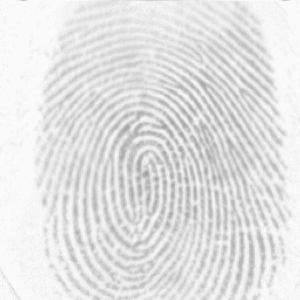
#> input picture images/set1_2.tif, 300 x 300 px; its folder holds 5 pictures in this run
$ python main.py
#> lines starting #> are read from the running program, lines starting #| are printed output that depends on the picture; after the words box and inside, x2 and y2 are one past the last pixel; in counts of white or black regions, pixels touching at a corner belong together
### patterns.py
import numpy as np


def load_terminations():
    term_1 = np.array([[1,0,1],
                       [1,0,1],
                       [1,1,1]])
    term_2 = np.array([[1,1,1],
                       [1,0,0],
                       [1,1,1]])
    term_3 = np.array([[1,1,1],
                       [1,0,1],
                       [1,0,1]])
    term_4 = np.array([[1,1,1],
                       [0,0,1],
                       [1,1,1]])
    term_5 = np.array([[1,1,0],
                       [1,0,1],
                       [1,1,1]])
    term_6 = np.array([[1,1,1],
                       [1,0,1],
                       [1,1,0]])
    term_7 = np.array([[1,1,1],
                       [1,0,1],
                       [0,1,1]])
    term_8 = np.array([[0,1,1],
                       [1,0,1],
                       [1,1,1]])
    term_stack = np.stack((term_1, term_2, term_3, term_4, term_5, term_6, term_7, term_8))

    return term_stack


def load_bifurcations():
    bif_1 = np.array([[0,1,0],
                      [1,0,1],
                      [1,0,1]])
    bif_2 = np.array([[1,0,1],
                      [1,0,1],
                      [0,1,0]])
    bif_3 = np.array([[0,1,1],
                      [1,0,0],
                      [0,1,1]])
    bif_4 = np.array([[1,1,0],
                      [0,0,1],
                      [1,1,0]])
    bif_5 = np.array([[1,0,1],
                      [0,0,0],
                      [1,1,1]])
    bif_6 = np.array([[1,1,1],
                      [0,0,0],
                      [1,0,1]])
    bif_7 = np.array([[1,0,1],
                      [0,0,1],
                      [1,0,1]])
    bif_8 = np.array([[1,0,1],
                      [1,0,0],
                      [1,0,1]])
    bif_9 = np.array([[0,1,0],
                      [1,0,1],
                      [0,1,1]])
    bif_10 = np.array([[0,1,1],
                       [1,0,1],
                       [0,1,0]])
    bif_11 = np.array([[0,1,0],
                       [1,0,1],
                       [1,1,0]])
    bif_12 = np.array([[1,1,0],
                       [1,0,1],
                       [0,1,0]])
    bif_13 = np.array([[1,0,1],
                       [0,0,0],
                       [0,1,1]])
    bif_14 = np.array([[1,0,1],
                       [0,0,0],
                       [1,1,0]])
    bif_15 = np.array([[0,1,1],
                       [0,0,0],
                       [1,0,1]])
    bif_16 = np.array([[1,1,0],
                       [0,0,0],
                       [1,0,1]])
    bif_17 = np.array([[1,1,0],
                       [0,0,1],
                       [1,0,1]])
    bif_18 = np.array([[1,0,1],
                       [1,0,0],
                       [0,1,1]])
    bif_19 = np.array([[1,0,1],
                       [0,0,1],
                       [1,1,0]])
    bif_20 = np.array([[0,1,1],
                       [1,0,0],
                       [1,0,1]])
    bif_21 = np.array([[1,0,1],
                       [1,0,0],
                       [0,0,1]])
    bif_22 = np.array([[0,0,1],
                       [1,0,0],
                       [1,0,1]])
    bif_23 = np.array([[1,0,0],
                       [0,0,1],
                       [1,0,1]])
    bif_24 = np.array([[1,0,1],
                       [0,0,1],
                       [1,0,0]])

    bif_stack = np.stack((bif_1, bif_2, bif_3, bif_4, bif_5, bif_6, bif_7, bif_8, bif_9, bif_10,
        bif_11, bif_12, bif_13, bif_14, bif_15, bif_16, bif_17, bif_18, bif_19, bif_20, bif_21,
            bif_22, bif_23, bif_24))

    return bif_stack

### main.py
import numpy as np
import matplotlib.pyplot as plt
import cv2 as cv
import skimage.morphology as morph
from patterns import load_terminations, load_bifurcations


image_dir = 'images/'

def check_channels(img):
    if len(img.shape) > 2:
        img = cv.cvtColor(img, cv.COLOR_BGR2GRAY) # cv version, value range is (0,255) instead of (0,1)

    return img


def greyscale(image):
    """ Converts pixel values of target image to greyscale by means of quadrature.
    """
    r,g,b = image[:,:,0], image[:,:,1], image[:,:,2]
    greyImg = np.sqrt(r.astype(float)**2 + g.astype(float)**2 + b.astype(float)**2)
    greyImg = greyImg/np.max(greyImg)

    return greyImg


def normalisation(image):
    """_summary_

    Args:
        image (arr): 2D array containing the greyscale pixel values of target image
    """
    mean = np.sum(image) / np.size(image)
    variance = np.sum((image - mean)**2) / np.size(image)

    desired_mean = 150
    desired_variance = 50

    normalised_image = np.where(image > mean, (desired_mean + np.sqrt(desired_variance*(image-mean)**2 / variance)), \
                                (desired_mean - np.sqrt(desired_variance*(image-mean)**2 / variance)))

    return normalised_image


def block_stack(arr, block_height, block_width):
    """
    Strips image array into blocks, storing the blocks in a stack.
    Returns an array of blocks shaped (n, block_height, block_width).
    """
    arr_height, _ = arr.shape
    return (arr.reshape(arr_height//block_height, block_height, -1, block_width)
               .swapaxes(1,2)
               .reshape(-1, block_height, block_width))


def unblockify(arr, image_height, image_width):
    """
    Reshapes a block stack (from block_stack()) of shape
    (n, block_height, block_width) into a 2D array of
    shape (image_height, image_width)
    """
    _, nrows, ncols = arr.shape
    return (arr.reshape(image_height//nrows, -1, nrows, ncols)
               .swapaxes(1,2)
               .reshape(image_height, image_width))


def segmentation(image, width=24):

    block_array = block_stack(image, width, width)

    mean_array = []
    variance_array = []
    for block in block_array:
        block_mean = np.mean(block)
        block_var = np.sum((block - block_mean)**2) / np.size(block)

        mean_array.append(block_mean)
        variance_array.append(block_var)


    global_block_mean = np.mean(mean_array)
    global_block_var = np.mean(variance_array)

    background_blocks1 = []
    background_blocks2 = []
    for index, block in enumerate(block_array):
        if (mean_array[index] > global_block_mean):
            background_blocks1.append(block)
    relative_mean = np.mean(background_blocks1)

    for index, block in enumerate(block_array):
        if (variance_array[index] < global_block_var):
            background_blocks2.append(block)
    relative_var = np.mean(background_blocks2)


    for index, block in enumerate(block_array):
        if (mean_array[index] > relative_mean) and (variance_array[index] < relative_var):
            block_array[index] = block_array[index] * 0

    segemented_image = unblockify(block_array, image.shape[0], image.shape[1])

    return segemented_image


def binarize(image, thresh=127, adaptive=False):
    """Basic image thresholding (binarization) using cv2.threshold
    """
    _, thresholded_img = cv.threshold(src=image.astype(np.uint8), thresh=thresh, maxval=255, type=cv.THRESH_BINARY)

    if adaptive:
        image = image.astype(np.uint8)
        thresholded_img = cv.adaptiveThreshold(src=image, maxValue=255, \
            adaptiveMethod=cv.ADAPTIVE_THRESH_GAUSSIAN_C, thresholdType=cv.THRESH_BINARY, \
            blockSize=9, C=1)

    return thresholded_img


def closing(img, size=3):
    """Performs closing operation on a binarized image input. A closing
    operation is comprised of dilation followed by erosion, with the
    aim of removing holes and missing pixels in ridge features. The input
    is inverted such that dilation and erosion is performed on the ridges
    and not the background.

    Args:
        img (arr): binarized image
        size (int, optional): Size of kernel. Defaults to 3.

    Returns:
        arr: Closed image (dilated then eroded)
    """
    img = np.invert(img)
    centre = int(np.ceil(size/2) - 1)
    element = cv.getStructuringElement(cv.MORPH_ELLIPSE, (size, size),
                                    (centre, centre))

    dilated_img = cv.dilate(img, element)
    eroded_image = cv.erode(dilated_img, element)
    final = np.invert(eroded_image)

    return final


def opening(img, size=3):
    """Performs opening operation on a binarized image input. An opening
    operation is comprised of erosion followed by dilation, with the
    aim of removing noise from the image. The input is inverted such
    that dilation and erosion is performed on the ridges and not the
    background.

    Args:
        img (arr): binarized image
        size (int, optional): Size of kernel. Defaults to 3.

    Returns:
        arr: Opened image (eroded then dilated)
    """
    img = np.invert(img)
    centre = int(np.ceil(size/2) - 1)
    element = cv.getStructuringElement(cv.MORPH_ELLIPSE, (size, size),
                                    (centre, centre))

    eroded_image = cv.erode(img, element)
    dilated_img = cv.dilate(eroded_image, element)
    final = np.invert(dilated_img)

    return final


def smoothing(img, size=3):
    """Performs smoothing operation on a binarized image by first
    opening then closing. This has the combined effect of de-noising
    the image and then removing holes from ridge features.

    Args:
        img (arr): binarized image

    Returns:
        arr: smoothed image (opened then closed)
    """
    final = closing(opening(img))

    return final


def remove_holes(img):
    img = morph.remove_small_holes(img, area_threshold=15, connectivity=5)

    return img


def skeletonise(img):
    img_inv = np.invert(img.astype(bool))
    img_skeleton = morph.skeletonize(img_inv)
    img_skeleton = np.invert(img_skeleton)

    return img_skeleton


def locate_features(img, term_thresh=8, bif_thresh=6):
    """Identifies the row, col locations of all fingerprint ridge terminations
    and bifurcations in the fingerprint image, based on pre-defined patterns.

    Args:
        img (arr): Skeletonised (thinned) fingerprint image

    Returns:
        arr: Coordinates of all ridge terminations
    """

    img = img.astype(int)

    term_stack = load_terminations() # loading terminations pattern stack
    bif_stack = load_bifurcations() # loading bifurcations pattern stack

    terminations_img = np.copy(img) # termination pixels will be marked with (int) 2
    bifurcations_img = np.copy(img) # bifurcations pixels will be marked with (int) 2
    black_coords = np.argwhere(img == 0) # identifying all black pixels in target image

    for coord in black_coords:
        row, col = coord[0], coord[1]
        if (row != 0) and (row != img.shape[0]-1) and (col != 0) and (col != img.shape[1]-1):
            neighbourhood = [[img[row-1][col-1], img[row-1][col], img[row-1][col+1]], \
                            [img[row][col-1], img[row][col], img[row][col+1]], \
                            [img[row+1][col-1], img[row+1][col], img[row+1][col+1]]]

            for pattern in term_stack:
                if np.array_equal(neighbourhood, pattern):
                    terminations_img[row, col] = 2
            for pattern in bif_stack:
                if np.array_equal(neighbourhood, pattern):
                    bifurcations_img[row, col] = 2

    term_coords = np.argwhere(terminations_img == 2)
    bif_coords = np.argwhere(bifurcations_img == 2)


    # Checking for false positives
    term_coords_corrected = np.copy(term_coords)
    bif_coords_corrected = np.copy(bif_coords)
    target = np.array([-1, -1]) # setting up false positive target to remove later

    for index, coord in enumerate(term_coords):
        distances = np.sqrt((term_coords[:,0]-coord[0])**2 + (term_coords[:,1]-coord[1])**2)
        distances[index] = 999 # setting itself to high value to avoid removing itself
        removal_targets = np.where(distances < term_thresh)
        for removal_index in removal_targets:
            term_coords_corrected[removal_index] = -1.0

    term_coords_corrected = np.delete(term_coords_corrected, np.where(term_coords_corrected == target), axis=0)

    for index, coord in enumerate(bif_coords):
        distances = np.sqrt((bif_coords[:,0]-coord[0])**2 + (bif_coords[:,1]-coord[1])**2)
        distances[index] = 999 # setting itself to high value to avoid removing itself
        removal_targets = np.where(distances < bif_thresh)
        for removal_index in removal_targets:
            bif_coords_corrected[removal_index] = -1.0

    bif_coords_corrected = np.delete(bif_coords_corrected, np.where(bif_coords_corrected == target), axis=0)


    return (term_coords_corrected, bif_coords_corrected)


def highlight_features(img, term_coords, bif_coords, target_axis):
    """Outputs fingerprint image overlayed by a scatter plot of
    the locations of ridge terminations (endings).

    Args:
        img (arr): Image to overlay
        feature_coords (arr): Array containing the row,col positions of ridge terminations
        target_axis (plt object): matplotlib axis to plot over
    """
    target_axis.set_aspect('equal')
    target_axis.imshow(img, cmap='gray')
    target_axis.scatter(term_coords[:,1], term_coords[:,0], facecolors='none', edgecolors='b', label='Terminations')
    target_axis.scatter(bif_coords[:,1], bif_coords[:,0], facecolors='none', edgecolors='r', label='Bifurcations')
    target_axis.axis('off')
    target_axis.legend(loc='upper right')

    plt.show()


def plot_thresh_vs_features(img_skeleton, target_axis):
    thresholds = np.arange(0,16) # non-inclusive
    detected_features = np.zeros(len(thresholds))

    for index, thresh in enumerate(thresholds):
        term_locs, bif_locs = locate_features(img_skeleton, thresh, thresh)
        detected_features[index] = len(term_locs) + len(bif_locs)

    # Plotting operations
    target_axis.plot(thresholds, detected_features, '-.')
    target_axis.set_xlabel('Threshold Value')
    target_axis.set_ylabel('Detected Features (Total)')

    plt.savefig('Features_vs_Thresh.jpg')
    plt.show()


img1 = plt.imread(image_dir+'set1_2.tif')
#> img1 is the input picture: shape (300, 300); min 159, max 250, mean 227.1
img1_gray = check_channels(img1)

img1_normalised = normalisation(img1_gray)
#> in normalisation, `mean = np.sum(image) / np.size(image)`: mean = 227.1
#> in normalisation, `variance = np.sum((image - mean)**2) / np.size(image)`: variance = 335.8
#> in normalisation, `normalised_image = np.where(image > mean, (desired_mean + np.sqrt(desi..`:
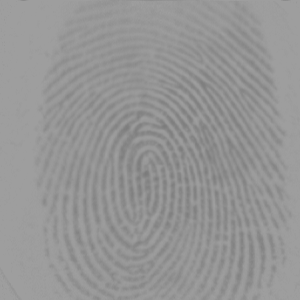
#> normalised_image: shape (300, 300) float64; min 123.7, max 158.8, mean 150

img1_segmented = segmentation(img1_normalised, width=20)
#> the loop in segmentation, `for block in block_array:` made 225 passes
#> (block_mean, block_var) on passes 1 to 3: (158.5, 0.81), (158.4, 4.64), (158.4, 0.509)
#> after the loop in segmentation, `for block in block_array:`: mean_array = 225 values, max 158.6 at index 45, min 140.1 at index 115, mean 150; variance_array = 225 values, max 79.69 at index 98, min 0.351 at index 16, mean 24.84
#> in segmentation, `global_block_mean = np.mean(mean_array)`: global_block_mean = 150
#> in segmentation, `global_block_var = np.mean(variance_array)`: global_block_var = 24.84
#> after the loop in segmentation, `for index, block in enumerate(block_array):`: background_blocks1 = 94 items
#> in segmentation, `relative_mean = np.mean(background_blocks1)`: relative_mean = 155
#> after the loop in segmentation, `for index, block in enumerate(block_array):`: background_blocks2 = 121 items
#> in segmentation, `relative_var = np.mean(background_blocks2)`: relative_var = 153.4

img1_binary = binarize(img1_normalised, thresh=151)
#> in binarize, `_, thresholded_img = cv.threshold(src=image.astype(np.uint8), thresh=t..`:
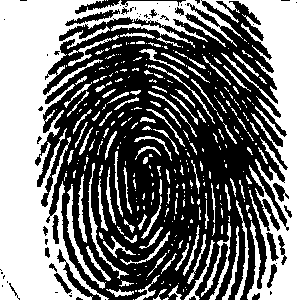
#> thresholded_img: shape (300, 300); 45.7% white; 303 white regions (196 under 20 px), largest, box (x1, y1, x2, y2) and area: (0, 0, 300, 300) 30824, (66, 184, 106, 289) 522, (201, 223, 231, 300) 460
img1_adaptive = binarize(img1_normalised, adaptive=True)
#> call 2 of binarize, with thresh = 127, adaptive = True
#> in binarize (call 2), `_, thresholded_img = cv.threshold(src=image.astype(np.uint8), thresh=t..`: thresholded_img: shape (300, 300); 99.9% white; black in thin lines or dots, all inside (x1, y1, x2, y2) = (121, 82, 230, 215)
#> in binarize (call 2), `thresholded_img = cv.adaptiveThreshold(src=image, maxValue=255, \ adap..`:
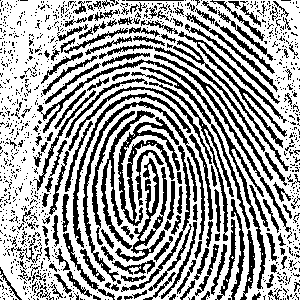
#> thresholded_img: shape (300, 300); 63.8% white; 1104 black regions (940 under 20 px), largest, box (x1, y1, x2, y2) and area: (37, 59, 266, 289) 1705, (118, 117, 180, 226) 1606, (83, 101, 205, 282) 1374

img1_smoothed = smoothing(img1_adaptive, size=25)
#> in opening, `eroded_image = cv.erode(img, element)`: eroded_image: shape (300, 300); 13.2% white in thin lines or dots
#> in opening, `dilated_img = cv.dilate(eroded_image, element)`: dilated_img: shape (300, 300); 29% white; 374 white regions (144 under 20 px), largest, box (x1, y1, x2, y2) and area: (154, 54, 273, 180) 954, (73, 94, 136, 247) 665, (197, 44, 286, 147) 628
#> in closing, `dilated_img = cv.dilate(img, element)`: dilated_img: shape (300, 300); 46.7% white; 146 white regions (56 under 20 px), largest, box (x1, y1, x2, y2) and area: (48, 85, 246, 300) 17866, (51, 59, 278, 300) 5078, (149, 21, 289, 172) 3502
#> in closing, `eroded_image = cv.erode(dilated_img, element)`: eroded_image: shape (300, 300); 29.7% white; 291 white regions (108 under 20 px), largest, box (x1, y1, x2, y2) and area: (154, 54, 273, 180) 959, (124, 140, 175, 226) 682, (73, 94, 136, 247) 669

img1_skeletonised = skeletonise(img1_smoothed)
#> in skeletonise, `img_skeleton = morph.skeletonize(img_inv)`:
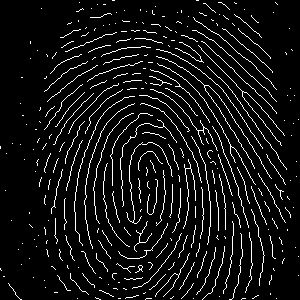
#> img_skeleton: shape (300, 300) bool; 7.1% white in thin lines or dots
#> in skeletonise, `img_skeleton = np.invert(img_skeleton)`: img_skeleton: shape (300, 300) bool; 92.9% white; black in thin lines or dots


# Plotting operations
fig = plt.figure(figsize=(7,7))
ax = fig.add_subplot(331)
ax_gray = fig.add_subplot(332)
ax_norm = fig.add_subplot(333)
ax_segment = fig.add_subplot(334)
ax_glob_thresh = fig.add_subplot(335)
ax_adaptive_thresh = fig.add_subplot(336)
ax_dilated = fig.add_subplot(337)
ax_skeleton = fig.add_subplot(338)

ax.axis('off')
ax.set_title('Original')

ax_gray.axis('off')
ax_gray.set_title('Greyscale')

ax_norm.axis('off')
ax_norm.set_title('Normalised')

ax_segment.axis('off')
ax_segment.set_title('Segemented')

ax_glob_thresh.axis('off')
ax_glob_thresh.set_title('Global Thresholding', fontsize=10)

ax_adaptive_thresh.axis('off')
ax_adaptive_thresh.set_title('Adaptive Thresholding \n (Gaussian Method)', fontsize=10)

ax_dilated.axis('off')
ax_dilated.set_title('Smoothed')

ax_skeleton.axis('off')
ax_skeleton.set_title('Skeletonised')


ax.imshow(img1, cmap='gray')
ax_gray.imshow(img1_gray, cmap='gray')
ax_norm.imshow(img1_normalised, cmap='gray')
ax_segment.imshow(img1_segmented, cmap='gray')
ax_glob_thresh.imshow(img1_binary, cmap='gray')
ax_adaptive_thresh.imshow(img1_adaptive, cmap='gray')
ax_dilated.imshow(img1_smoothed, cmap='gray')
ax_skeleton.imshow(img1_skeletonised, cmap='gray')

plt.show()


# Minutiae Extraction Output
fig2, ax2 = plt.subplots(1)
term_locations, bif_locations = locate_features(img1_skeletonised, term_thresh=9, bif_thresh=6)
#> in locate_features, `img = img.astype(int)`: img: shape (300, 300) int64; values 0 (black) and 1 (white), 92.9% white; black in thin lines or dots
#> in locate_features, `black_coords = np.argwhere(img == 0)`: black_coords = 6413 pairs, first value 0 to 299, second value 0 to 298
#> the loop in locate_features, `for coord in black_coords:` made 6413 passes
#> (row, col, neighbourhood) on passes 7 to 18: (2, 79, [[1, 1, 1], [1, 0, 1], [1, 1, 1]]), (2, 218, [[1, 1, 1], [1, 0, 0], [1, 1, 1]]), (2, 219, [[1, 1, 1], [0, 0, 0], [1, 1, 1]]), (2, 220, [[1, 1, 1], [0, 0, 0], [1, 1, 1]]), (2, 221, [[1, 1, 1], [0, 0, 1], [1, 1, 0]]), (2, 234, [[1, 1, 1], [1, 0, 1], [1, 1, 0]]), (2, 275, [[1, 1, 1], [1, 0, 1], [1, 1, 0]]), (3, 203, [[1, 1, 1], [1, 0, 0], [1, 1, 1]]), (3, 204, [[1, 1, 1], [0, 0, 0], [1, 1, 1]]), (3, 205, [[1, 1, 1], [0, 0, 1], [1, 1, 0]]), (3, 222, [[0, 1, 1], [1, 0, 1], [1, 1, 0]]), (3, 235, [[0, 1, 1], [1, 0, 0], [1, 1, 1]])
#> (row, col) on passes 1 to 6: (0, 112), (0, 113), (0, 114), (0, 196), (0, 197), (0, 198)
#> after the loop in locate_features, `for coord in black_coords:`:
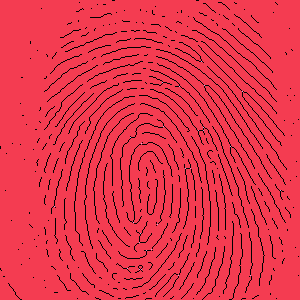
#> bifurcations_img: shape (300, 300) int64; 3 distinct labels, from 0 to 2; one colour per label, 0 black
#> after the loop in locate_features, `for coord in black_coords:`:
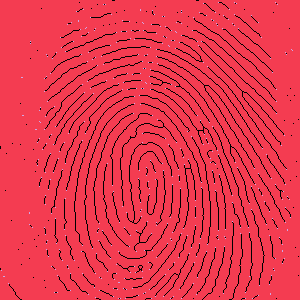
#> terminations_img: shape (300, 300) int64; 3 distinct labels, from 0 to 2; one colour per label, 0 black
#> in locate_features, `term_coords = np.argwhere(terminations_img == 2)`: term_coords = 463 pairs, first value 2 to 298, second value 1 to 292
#> in locate_features, `bif_coords = np.argwhere(bifurcations_img == 2)`: bif_coords = 27 pairs, first value 61 to 275, second value 54 to 280
#> in locate_features, `term_coords_corrected = np.copy(term_coords)`: term_coords_corrected has the same summary as term_coords
#> in locate_features, `bif_coords_corrected = np.copy(bif_coords)`: bif_coords_corrected has the same summary as bif_coords
#> the loop in locate_features, `for index, coord in enumerate(term_coords):` made 463 passes
#> (coord, removal_targets) on passes 1 to 3: ([2, 218], (empty array,)), ([2, 234], ([4, 10],)), ([2, 275], ([7],))
#> after the loop in locate_features, `for index, coord in enumerate(term_coords):`: term_coords_corrected = 463 pairs, first value -1 to 294, second value -1 to 286
#> in locate_features, `term_coords_corrected = np.delete(term_coords_corrected, np.where(term..`: term_coords_corrected = 42 pairs, first value 3 to 294, second value 39 to 286
#> the loop in locate_features, `for index, coord in enumerate(bif_coords):` made 27 passes
#> (coord, removal_targets) on passes 1 to 12: ([61, 201], (empty array,)), ([82, 162], (empty array,)), ([85, 204], (empty array,)), ([86, 179], (empty array,)), ([91, 242], (empty array,)), ([126, 163], (empty array,)), ([127, 203], ([7, 8],)), ([130, 198], ([6, 8],)), ([130, 203], ([6, 7],)), ([137, 130], (empty array,)), ([143, 141], (empty array,)), ([146, 230], (empty array,))
#> after the loop in locate_features, `for index, coord in enumerate(bif_coords):`: bif_coords_corrected = 27 pairs, first value -1 to 275, second value -1 to 280
#> in locate_features, `bif_coords_corrected = np.delete(bif_coords_corrected, np.where(bif_co..`: bif_coords_corrected = 16 rows, first 8: [85, 204], [86, 179], [91, 242], [126, 163], [137, 130], [143, 141], [146, 230], [190, 280]
#> term_locations has the same summary as term_coords_corrected in locate_features; bif_locations has the same summary as bif_coords_corrected in locate_features
highlight_features(img1_skeletonised, term_locations, bif_locations, ax2)
#> in highlight_features, `plt.show()`:
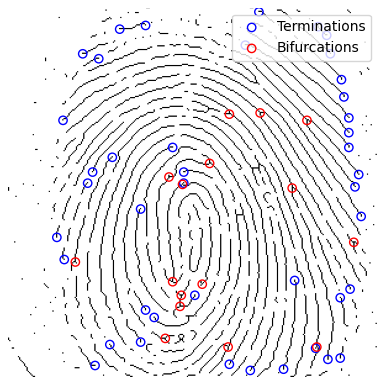
#> figure drawn by matplotlib, 1 panel

# fig3, ax3 = plt.subplots(1)
# plot_thresh_vs_features(img1_skeletonised, target_axis=ax3)
